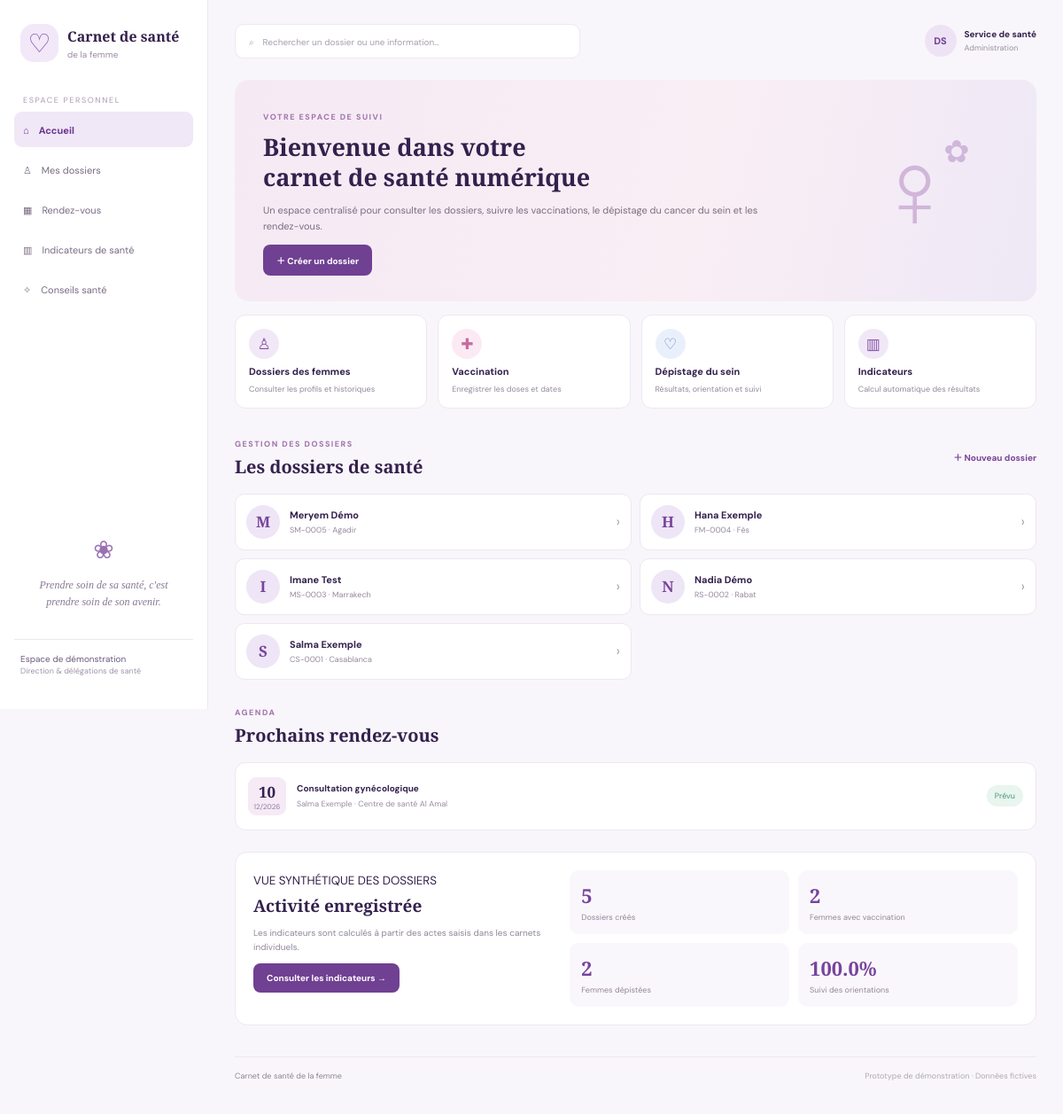
The page / on the database its author committed.
### tables this page shows
CREATE TABLE women(
          id INTEGER PRIMARY KEY AUTOINCREMENT, code TEXT UNIQUE NOT NULL,
          full_name TEXT NOT NULL, birth_date TEXT, phone TEXT, city TEXT,
          delegation TEXT, created_at TEXT DEFAULT CURRENT_TIMESTAMP);

CREATE TABLE appointments(
          id INTEGER PRIMARY KEY AUTOINCREMENT, woman_id INTEGER NOT NULL,
          appointment_date TEXT, service TEXT, facility TEXT, status TEXT DEFAULT 'Prévu',
          FOREIGN KEY(woman_id) REFERENCES women(id));

### app.py (the view)
@app.route("/")
def home():
    with connect() as c:
        women = c.execute("SELECT * FROM women ORDER BY id DESC").fetchall()
        upcoming = c.execute("""SELECT a.*,w.full_name,w.code FROM appointments a JOIN women w ON w.id=a.woman_id
                              WHERE a.appointment_date>=? ORDER BY a.appointment_date LIMIT 6""",(date.today().isoformat(),)).fetchall()
        counts = {
          "women": scalar(c,"SELECT COUNT(*) FROM women"),
          "vaccinated": scalar(c,"SELECT COUNT(DISTINCT woman_id) FROM vaccinations WHERE status='Réalisée'"),
          "screened": scalar(c,"SELECT COUNT(DISTINCT woman_id) FROM breast_screenings"),
          "referred": scalar(c,"SELECT COUNT(*) FROM breast_screenings WHERE referral='Oui'"),
          "followed": scalar(c,"SELECT COUNT(*) FROM breast_screenings WHERE referral='Oui' AND followup_status='Suivi effectué'")
        }
        counts["followup_rate"] = round(100*counts["followed"]/counts["referred"],1) if counts["referred"] else 0
    return render_template("home.html", women=women, upcoming=upcoming, k=counts)

### app.py (called while the page is built)
def connect():
    c = sqlite3.connect(DB)
    c.row_factory = sqlite3.Row
    return c

def scalar(c, sql, args=()):
    return c.execute(sql,args).fetchone()[0]

### templates/home.html
{% extends "base.html" %}{% block content %}
<section class="welcome"><div><small>VOTRE ESPACE DE SUIVI</small><h1>Bienvenue dans votre<br>carnet de santé numérique</h1><p>Un espace centralisé pour consulter les dossiers, suivre les vaccinations, le dépistage du cancer du sein et les rendez-vous.</p><a class="primary" href="{{url_for('new_woman')}}">＋ Créer un dossier</a></div><div class="womanart">♀<span>✿</span></div></section>
<section class="quick"><a href="#dossiers"><i>♙</i><b>Dossiers des femmes</b><small>Consulter les profils et historiques</small></a><a href="#vaccin"><i>✚</i><b>Vaccination</b><small>Enregistrer les doses et dates</small></a><a href="#sein"><i>♡</i><b>Dépistage du sein</b><small>Résultats, orientation et suivi</small></a><a href="/indicateurs"><i>▥</i><b>Indicateurs</b><small>Calcul automatique des résultats</small></a></section>
<section class="section" id="dossiers"><div class="sectiontitle"><div><small>GESTION DES DOSSIERS</small><h2>Les dossiers de santé</h2></div><a class="subtle" href="{{url_for('new_woman')}}">＋ Nouveau dossier</a></div><div class="patientgrid">{% for w in women %}<a class="patient" href="{{url_for('woman_detail',wid=w.id)}}"><span class="avatar">{{w.full_name[0]}}</span><div><b>{{w.full_name}}</b><small>{{w.code}} · {{w.delegation}}</small></div><span class="arrow">›</span></a>{% endfor %}</div></section>
<section class="section" id="rendezvous"><div class="sectiontitle"><div><small>AGENDA</small><h2>Prochains rendez-vous</h2></div></div><div class="appointments">{% for a in upcoming %}<div class="appointment"><div class="datebox"><b>{{a.appointment_date[8:10]}}</b><small>{{a.appointment_date[5:7]}}/{{a.appointment_date[:4]}}</small></div><div><b>{{a.service}}</b><small>{{a.full_name}} · {{a.facility}}</small></div><span class="tag">{{a.status}}</span></div>{% else %}<p class="muted">Aucun rendez-vous à venir.</p>{% endfor %}</div></section>
<section class="section summary"><div><small>VUE SYNTHÉTIQUE DES DOSSIERS</small><h2>Activité enregistrée</h2><p>Les indicateurs sont calculés à partir des actes saisis dans les carnets individuels.</p><a class="primary" href="/indicateurs">Consulter les indicateurs →</a></div><div class="summarynums"><div><b>{{k.women}}</b><small>Dossiers créés</small></div><div><b>{{k.vaccinated}}</b><small>Femmes avec vaccination</small></div><div><b>{{k.screened}}</b><small>Femmes dépistées</small></div><div><b>{{k.followup_rate}}%</b><small>Suivi des orientations</small></div></div></section>
{% endblock %}

### templates/base.html (shortened to what this page needs)
<!doctype html><html lang="fr"><head><link rel="stylesheet" href="{{url_for('static',filename='style.css')}}"></head><body>
<div class="shell"><aside class="sidebar"><a class="brand" href="/"><span class="brandicon">♡</span><span><b>Carnet de santé</b><small>de la femme</small></span></a><nav><small>ESPACE PERSONNEL</small><a class="{{'active' if request.path=='/' else ''}}" href="/">⌂　Accueil</a><a href="/#dossiers">♙　Mes dossiers</a><a href="/#rendezvous">▦　Rendez-vous</a><a href="/indicateurs">▥　Indicateurs de santé</a><a href="/#avantages">✧　Conseils santé</a></nav><div class="sidequote">❀<p>Prendre soin de sa santé, c'est prendre soin de son avenir.</p></div><div class="sidebottom">Espace de démonstration<br><small>Direction & délégations de santé</small></div></aside><main class="main"><header><div class="search">⌕　Rechercher un dossier ou une information…</div><div class="profile"><span>DS</span><div><b>Service de santé</b><small>Administration</small></div></div></header>
{% block content %}{% endblock %}<footer>Carnet de santé de la femme <span>Prototype de démonstration · Données fictives</span></footer></main></div></body></html>

### rows shown on the page
women: full_name "M", full_name "Meryem Démo", code "SM-0005", delegation "Agadir"
women: full_name "H", full_name "Hana Exemple", code "FM-0004", delegation "Fès"
women: full_name "I", full_name "Imane Test", code "MS-0003", delegation "Marrakech"
women: full_name "N", full_name "Nadia Démo", code "RS-0002", delegation "Rabat"
women: full_name "S", full_name "Salma Exemple", code "CS-0001", delegation "Casablanca"
appointments: appointment_date "10", appointment_date "12", appointment_date "2026", service "Consultation gynécologique", full_name "Salma Exemple", facility "Centre de santé Al Amal", status "Prévu"

### other values the page prints
{{ k.women }} "5"
{{ k.vaccinated }} "2"
{{ k.screened }} "2"
{{ k.followup_rate }} "100.0"
